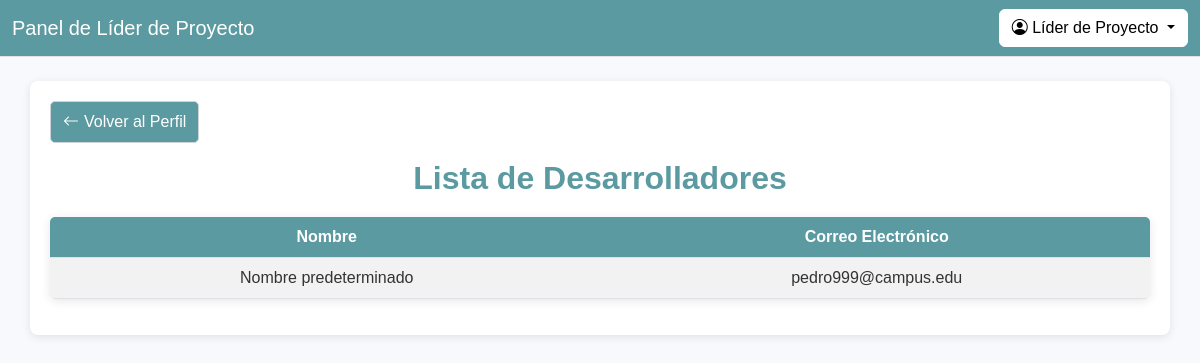
The app's page /listar_desarrolladores/, older data.
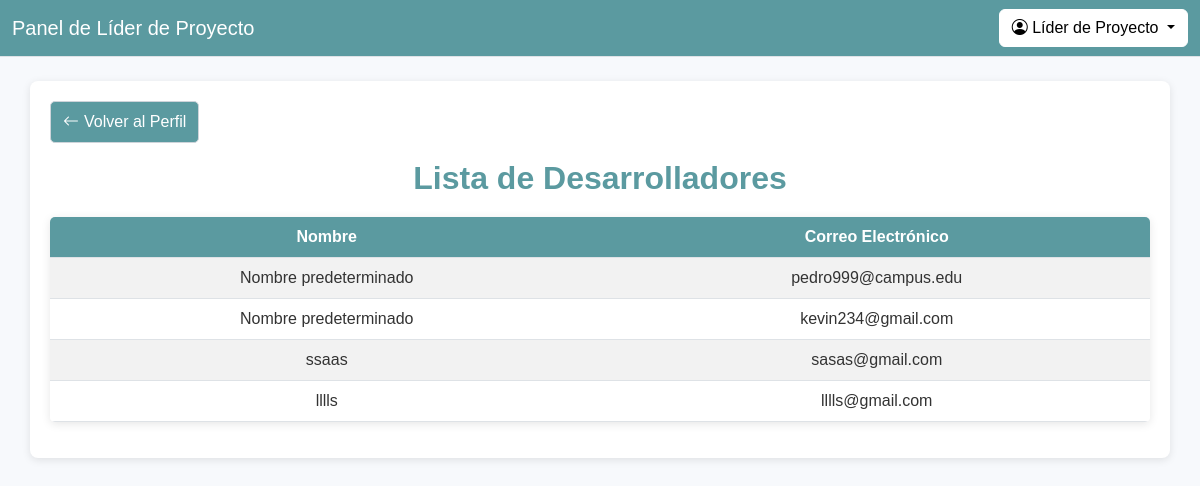
The same page, newer data.
### project/models.py (models this page shows, shortened)
class Desarrollador(models.Model):
    id = models.AutoField(primary_key=True)
    usuario = models.OneToOneField(Usuario, on_delete=models.CASCADE)

class Usuario(models.Model):
    ADMINISTRADOR = 'Administrador'
    LIDER_PROYECTO = 'Líder de Proyecto'
    DESARROLLADOR = 'Desarrollador'
    ROLES = [
        (ADMINISTRADOR, 'Administrador'),
        (LIDER_PROYECTO, 'Líder de Proyecto'),
        (DESARROLLADOR, 'Desarrollador'),
    ]
    id = models.AutoField(primary_key=True)
    nombre = models.CharField(max_length=100, default="Nombre predeterminado")
    correo_electronico = models.EmailField(unique=True)
    contrasena = models.CharField(max_length=255)
    rol = models.CharField(max_length=50, choices=ROLES, default=DESARROLLADOR)

### project/views.py (the view)
# urls.py: path('listar_desarrolladores/', views.listar_desarrolladores, name='listar_desarrolladores'),
def listar_desarrolladores(request):
    desarrolladores = Desarrollador.objects.all()
    return render(request, 'listar_desarrolladores.html', {'desarrolladores': desarrolladores})

### project/templates/listar_desarrolladores.html (shortened to what this page needs)
{% load static %}
<!DOCTYPE html>
<html lang="es">
<head>
    <link href="https://cdn.jsdelivr.net/npm/bootstrap@5.3.3/dist/css/bootstrap.min.css" rel="stylesheet">
    <link href="https://cdn.jsdelivr.net/npm/bootstrap-icons/font/bootstrap-icons.css" rel="stylesheet">
    <link href="{% static 'css/listar_desarrolladores.css' %}" rel="stylesheet">
</head>
<body>
     <nav class="navbar navbar-expand-lg navbar-light bg-light border-bottom">
        <div class="container-fluid">
            <span class="navbar-brand">Panel de Líder de Proyecto</span>
            <div class="dropdown ms-auto">
                <button class="btn btn-secondary dropdown-toggle" type="button" id="perfilMenu" data-bs-toggle="dropdown" aria-expanded="false">
                    <i class="bi bi-person-circle"></i> Líder de Proyecto
                </button>
            </div>
        </div>
    </nav>
    <div class="container mt-4">
        <a href=""
            class="flecha-regresar mb-3" >
                <i class="bi bi-arrow-left"></i> Volver al Perfil
        </a>
        <h2 class="text-center">Lista de Desarrolladores</h2>
        <table class="table table-striped table-hover">
            <thead>
                <tr>
                    <th scope="col">Nombre</th>
                    <th scope="col">Correo Electrónico</th>
                </tr>
            </thead>
            <tbody>
                {% for desarrollador in desarrolladores %}
                    <tr>
                        <td>{{ desarrollador.usuario.nombre }}</td>
                        <td>{{ desarrollador.usuario.correo_electronico }}</td>
                    </tr>
                {% endfor %}
            </tbody>
        </table>
    </div>
</body>
</html>

Row changes from the older to the newer data that the page shows:
added Desarrollador: usuario.nombre "Nombre predeterminado", usuario.correo_electronico "kevin234@gmail.com"
added Desarrollador: usuario.nombre "ssaas", usuario.correo_electronico "sasas@gmail.com"
added Desarrollador: usuario.nombre "lllls", usuario.correo_electronico "lllls@gmail.com"
